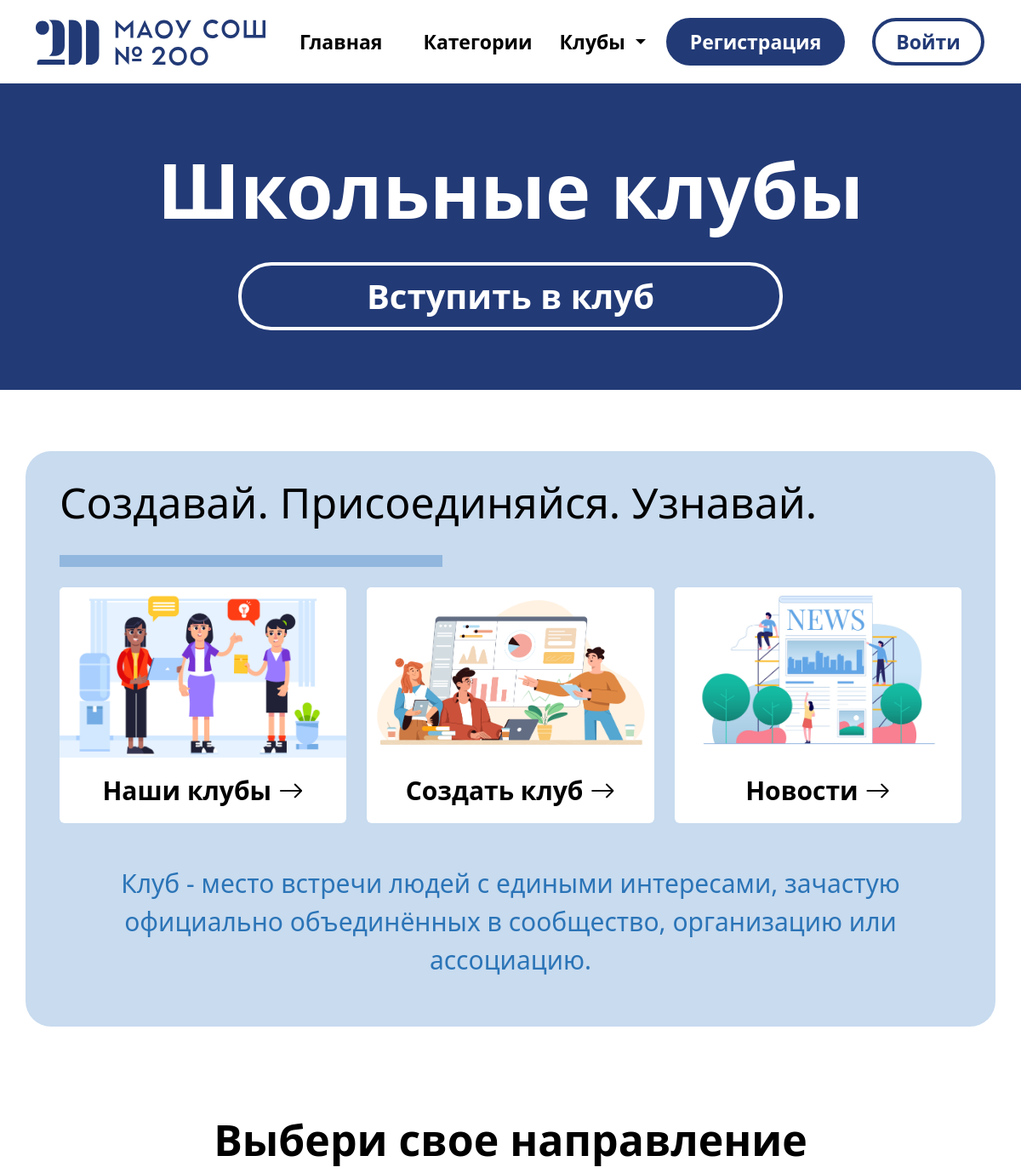
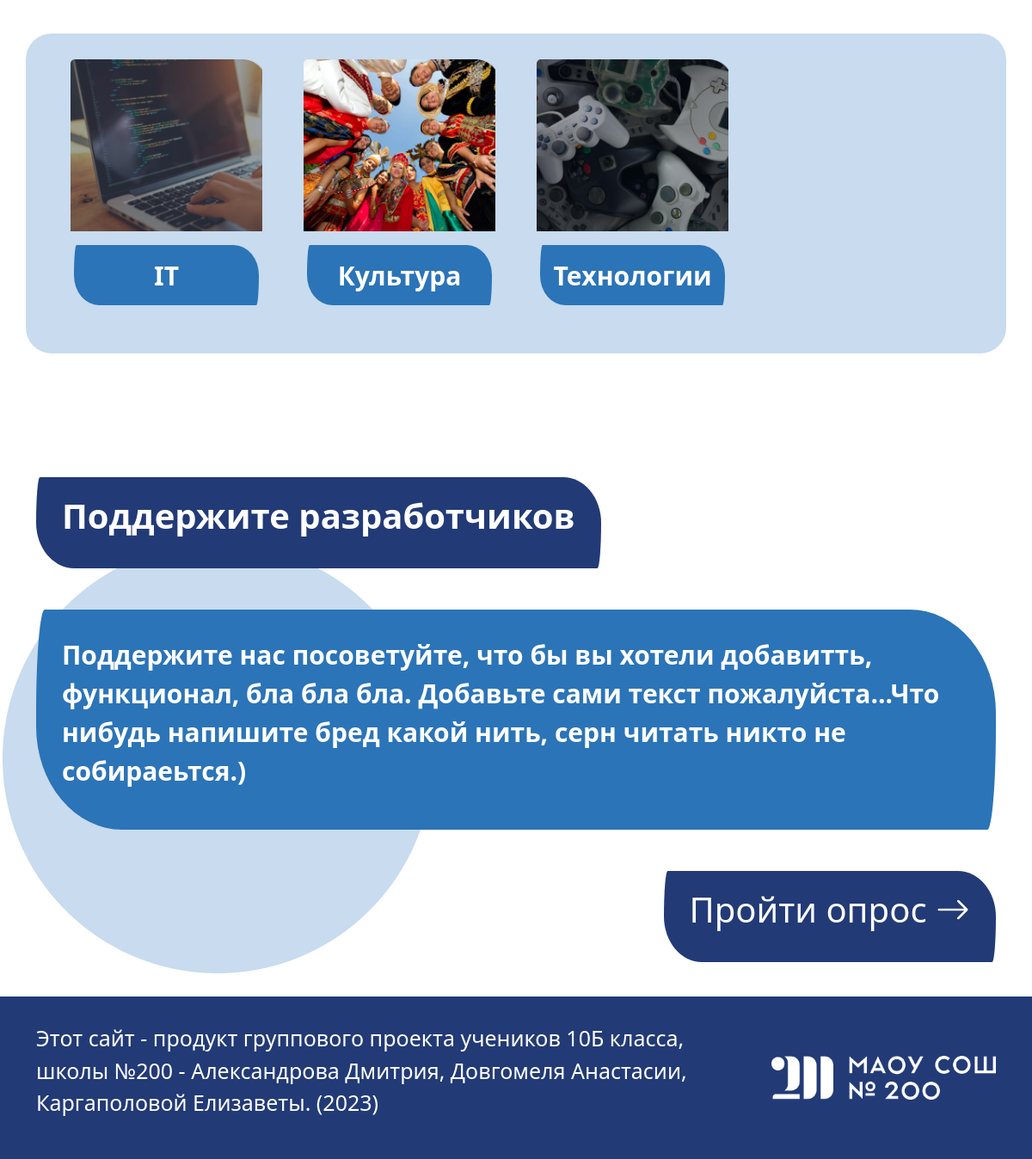
The page / on the database its author committed (2 pictures, top to bottom).
### clubs_app/models.py (models this page shows, shortened)
class CatClubModel(models.Model):
    cat = models.CharField(max_length=128, verbose_name="Категория")
    slug = models.SlugField(max_length=255, unique=True)
    image = models.ImageField(upload_to='photos/', null=True)
    def get_absolute_url(self):
        return reverse('clubs_app:list_club', kwargs={'cat_slug': self.slug})
    class Meta:
        verbose_name = 'Категории клубов'
        verbose_name_plural = 'Категории клубов'

### clubs_app/views.py (the view)
# urls.py: path('', index, name='home_page'),
def index(request):
    clubs_cat = CatClubModel.objects.all()
    context = {
        'clubs_cat': clubs_cat,
    }
    return render(request, template_name='clubs_app/index.html', context=context)

### clubs_app/templates/clubs_app/index.html (shortened to what this page needs)
{% extends 'clubs_app/base/base.html' %}
{% load static %}
{% load static %}
{% block content %}
    <div class="container-fluid intro-block" style="background: #223A76; padding-top: 70px; padding-bottom: 70px;">
        <h1 style="font-size: 90px; font-weight: 600; color:white" class="text-center">Школьные клубы</h1><br>
        <div class="text-center" style="width: 100%;">
            <a class="btn btn-join-club-intro" href="{% url 'clubs_app:list_club' cat_slug='all_clubs' %}">Вступить в клуб</a>
        </div>
    </div>
    <br><br><br>
    <div class="container"
         style="background-color: #c8dbef; border-radius: 30px; padding-top: 30px; padding-bottom: 40px; padding-left: 40px; padding-right: 40px;">
        <h2 style="font-size: 50px; color: black">Создавай. Присоединяйся. Узнавай.</h2><br>
        <div style="width:450px; height:14px; border:1px solid #91B7DE; background-color: #91B7DE;"></div>
        <br>
        <div class=" row row-cols-1 row-cols-md-3 g-4">
            <div class="col">
                <div class="card h-100">
                    <img src="{% static 'images/home_page/1.jpg' %}" class="card-img-top" alt="...">
                    <div class="card-body">
                        <div class="text-center">
                            <a href="{% url 'clubs_app:list_club' cat_slug='all_clubs' %}" style="text-decoration: none;"
                               class="text-center intro-block-links">Наши клубы <i
                                    class="bi bi-arrow-right"></i></a>
                        </div>
                    </div>
                </div>
            </div>
            <div class="col">
                <div class="card h-100">
                    <img src="{% static 'images/home_page/2.jpg' %}" class="card-img-top" alt="...">
                    <div class="card-body">
                        <div class="text-center">
                            <a href="{% url 'clubs_app:create_club' %}"
                               style="text-decoration: none;" class="text-center intro-block-links">Создать клуб <i
                                    class="bi bi-arrow-right"></i></a>
                        </div>
                    </div>
                </div>
            </div>
            <div class="col">
                <div class="card h-100">
                    <img src="{% static 'images/home_page/3.jpg' %}" class="card-img-top" alt="...">
                    <div class="card-body">
                        <div class="text-center">
                            <a href="#" style="text-decoration: none;" class="text-center intro-block-links">Новости <i
                                    class="bi bi-arrow-right"></i></a>
                        </div>
                    </div>
                </div>
            </div>
        </div>
        <br><br>
        <div class="text-center">
            <p style="width: 100%; font-size: 30px; color:#2B74B7">Клуб - место встречи людей с едиными интересами,
                зачастую
                официально объединённых в сообщество, организацию или ассоциацию.</p>
        </div>
    </div>
    <br><br><br><br>
    <p style="font-size: 50px; font-weight: 600; color: black;" class="text-center">Выбери свое направление</p><br>
    <div class="container" style="background-color: #c8dbef; border-radius: 30px; padding-top: 30px; padding-bottom: 40px; padding-left: 40px; padding-right: 40px;">
        <div class="row row-cols-1 row-cols-md-3 row-cols-sm-2 row-cols-lg-4  g-4">
            {% for club in clubs_cat %}
                <div class="col">
                    <div class="card h-100" style="background-color: #c8dbef;">
                        {% if club.image %}
                            <img src="{{ club.image.url }}"
                             class="card-img-top d-flex justify-content-center"
                             style="width: 90%;display:block; margin:auto;">
                        {% endif %}
                        <div class="card-body">
                            <div class="text-center d-flex align-items-center justify-content-center"
                                 style="background-color: #2B74B7; border-radius: 10px 100px / 120px; height: 70px;">
                                <a href="{{ club.get_absolute_url }}" style="text-decoration: none; color: white"
                                   class="text-center intro-block-links">{{ club.cat }}</a>
                            </div>
                        </div>
                    </div>
                </div>
            {% endfor %}
        </div>
    </div>
    <br><br><br><br><br><br>
    <div class="bg-image"
         style="background-image: url('{% static 'images/home_page/blockBI.png' %}'); padding-bottom: 40px;">
        <div class="container">
            <div class="support-block-text"
                 style="background-color: #223A76; border-radius: 10px 100px / 120px; padding-left: 30px; padding-top: 15px; padding-bottom: 15px; padding-right: 30px;">
                <p style="font-size: 40px; color: white; font-weight: 600;">Поддержите разработчиков </p>
            </div>
            <br><br><br>
        </div>
        <div class="container">
            <div class="" style="background-color: #2B74B7; border-radius: 10px 100px / 120px; padding: 30px;">
                <p style="font-size: 30px; color: white; font-weight: 600;">Поддержите нас посоветуйте, что бы вы хотели
                    добавитть, функционал, бла бла бла. Добавьте сами текст пожалуйста...Что нибудь напишите бред какой
                    нить, серн читать никто не собираеьтся.)</p>
            </div>
            <br><br>
            <div class="d-flex justify-content-end">
                <div style="background-color: #223A76;border-radius: 10px 100px / 120px; padding-left: 30px; padding-top: 15px; padding-bottom: 15px; padding-right: 30px;"
                     class="justify-content-end">
                    <a href="#" style="text-decoration: none;"><p style="color: white; font-size: 40px;"
                                                                  class="text-center">Пройти опрос <i
                            class="bi bi-arrow-right"></i></p></a>
                </div>
            </div>
        </div>
    </div>
{% endblock content %}

### clubs_app/static/css/main.css (style rules this page uses)
.btn-join-club-intro { background-color: #223A76; text-align: center; font-weight: 600; font-size: 40px; color: white; border-radius: 39px; border: 4px solid white; width: 640px !important; }
.card-img-top { height: 200px; object-fit: cover; }
.intro-block-links { text-decoration: none; text-align: center; color: black; font-size: 30px; font-weight: 600; }
.card { border: none; }
.support-block-text { display: inline-block; max-width: 100%; }

### rows shown on the page
CatClubModel: image (picture), cat "IT"
CatClubModel: image (picture), cat "Культура"
CatClubModel: image (picture), cat "Технологии"
